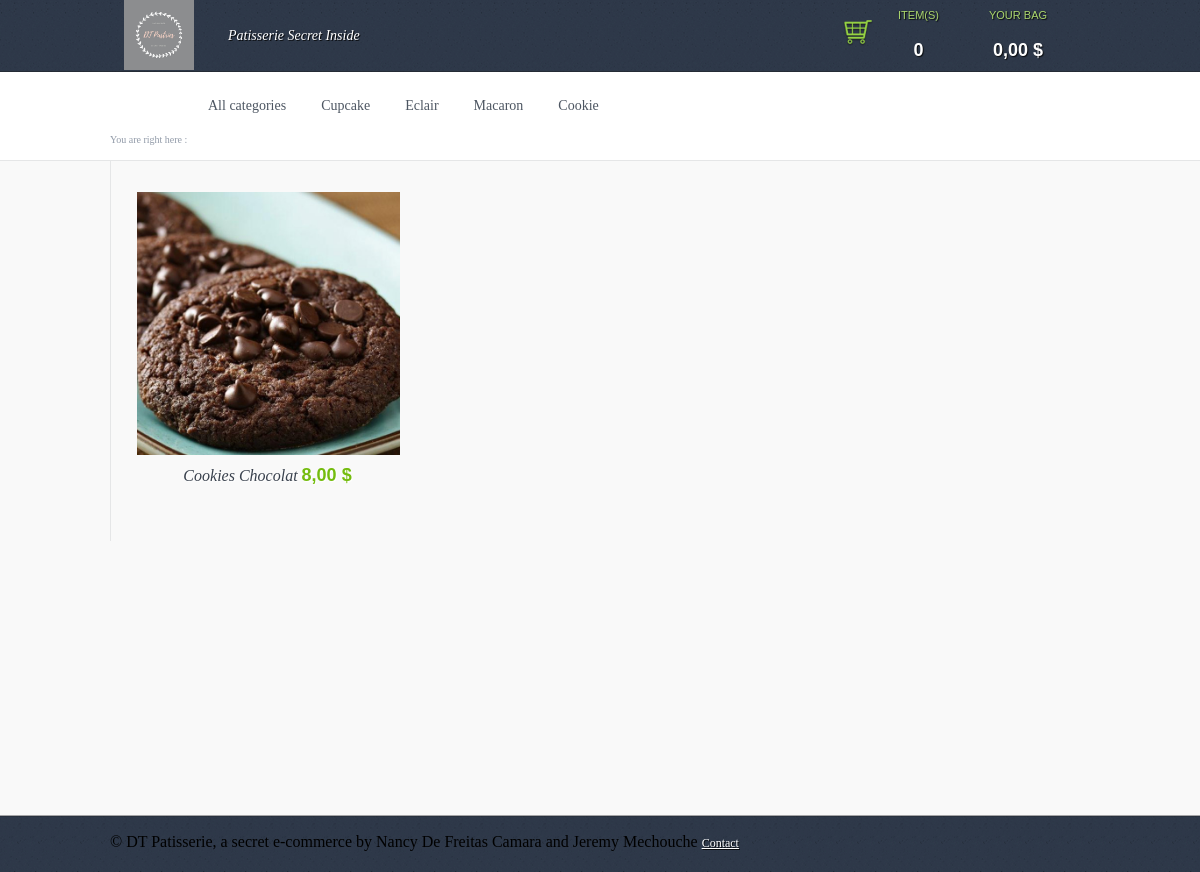
The page /category.php?id=4 on the database its author committed.
### tables this page shows
CREATE TABLE IF NOT EXISTS `category` (
  `id` int(11) NOT NULL AUTO_INCREMENT,
  `category` varchar(50) NOT NULL,
  PRIMARY KEY (`id`)
);

CREATE TABLE IF NOT EXISTS `products` (
  `id` int(11) NOT NULL AUTO_INCREMENT,
  `name` varchar(255) NOT NULL,
  `price` float NOT NULL DEFAULT '0',
  `id_category` int(2) NOT NULL,
  `stock_quantity` int(11) NOT NULL,
  PRIMARY KEY (`id`)
);

### db.class.php (called while the page is built, shortened)
<?php
class DB{
	private $host = 'localhost';
	private $username = 'root';
	private $password = 'Mechassault93';
	private $database = 'tuto';
	private $db;
	public function __construct($host = null, $username = null, $password = null, $database = null){
		try{
			$this->db = new PDO('mysql:host='.$this->host.';dbname='.$this->database, $this->username, $this->password, array(
					PDO::MYSQL_ATTR_INIT_COMMAND => 'SET NAMES UTF8',
					PDO::ATTR_ERRMODE => PDO::ERRMODE_WARNING
				));
		}catch(PDOException $e){
			die('<h1>Impossible de se connecter a la base de donnee</h1>');
		}
	}
	public function query($sql, $data = array()){
		$req =$this->db->prepare($sql);
		$req->execute($data);
		return $req->fetchAll(PDO::FETCH_OBJ);
	}
}

### category.php (the view, shortened to what this page needs)
<?php require 'header.php'; ?>
<div id="wrap">
    <div id="menu">
        <ul class="wrap">
            <li> <a href="/">All categories</a> </li>
            <?php
            $id = $_GET['id'];
            $categories = $DB->query('SELECT * FROM category');
            foreach ($categories as $key => $categorie) {
                ?>
                <li> <a href="category.php?id=<?php echo $categorie->id; ?>"><?php echo $categorie->category; ?></a> </li>
            <?php } ?>
        </ul>
    </div>
    <div id="ariane">
        <div class="wrap">
            You are right here : <?php echo $ariane; ?>
        </div>
    </div>
    <div id="main" class="clearfix">
        <div class="home">
            <div class="row">
                <div class="wrap">
                    <?php
                    $products = $DB->query('SELECT * FROM products WHERE id_category = ' . $id);
                    ?>
                    <?php foreach ($products as $product) { ?>
                        <div class="box">
                            <div class="product full">
                                <a href="#">
                                    <img style="width: 100%;" src="img/<?= $product->id; ?>.jpg">
                                </a>
                                <div class="description">
                                    <?= $product->name; ?>
                                    <a href="#" class="price"><?= number_format($product->price, 2, ',', ' '); ?> $</a>
                                </div>
                                <a class="add addPanier" href="addpanier.php?id=<?= $product->id; ?>">
                                </a>
                            </div>
                        </div>
                    <?php } ?>
                </div>
            </div>
        </div>
        <?php require 'footer.php'; ?>

### css/style.css (style rules this page uses)
html, body, div, span, applet, object, iframe, h1, h2, h3, h4, h5, h6, p, blockquote, pre, a, abbr, acronym, address, big, cite, code, del, dfn, em, img, ins, kbd, q, s, samp, small, strike, strong, sub, sup, tt, var, b, u, i, center, dl, dt, dd, ol, ul, li, fieldset, form, label, legend, table, caption, tbody, tfoot, thead, tr, th, td, article, aside, canvas, details, embed, figure, figcaption, footer, header, hgroup, menu, nav, output, ruby, section, summary, time, mark, audio, video { margin: 0; padding: 0; border: 0; font-size: 100%; font: inherit; vertical-align: baseline; }
body { line-height: 1; }
ol, ul { list-style: none; }
a img { border: none; }
.wrap { width: 980px; margin: 0 auto; }
#menu { background: #FFF; height: 38px; padding-top: 25px; }
#menu li { float: left; text-decoration: none; margin-right: 35px; }
#menu li a { font-size: 14px; color: #4d5662; text-decoration: none; text-shadow: 1px 1px 1px rgba(255, 255, 255, 0.8); }
#ariane { background: #FFF; font-size: 10px; color: #919aa8; padding-bottom: 15px; }
.home { background: #f9f9f9; }
.home .row { border-top: 1px solid #e5e6e7; height: 410px; }
.home .row .box { width: 300px; height: 350px; border-left: 1px solid #e5e6e7; padding-top: 30px; padding-left: 25px; float: left; }
.home .row .box .product { background: url("img/boxfull.png") no-repeat; width: 263px; height: 300px; position: relative; -webkit-transition-property: background; -moz-transition-property: background; -ms-transition-property: background; -o-transition-property: background; transition-property: background; -webkit-transition-duration: 2s; -moz-transition-duration: 2s; -ms-transition-duration: 2s; -o-transition-duration: 2s; transition-duration: 2s; -webkit-transition-delay: 2s; -moz-transition-delay: 2s; -ms-transition-delay: 2s; -o-transition-delay: 2s; transition-delay: 2s; }
.home .row .box .product a img { margin-left: 1px; margin-top: 1px; }
.home .row .box .product .description { font-size: 16px; color: #39414d; font-style: italic; text-align: center; padding-top: 8px; text-shadow: 1px 1px 1px white; }
.home .row .box .product .description a.price { font-family: 'Helvetica'; font-size: 18px; color: #74bc0e; font-weight: bold; font-style: normal; text-decoration: none; }
.home .row .box .product .add { background: url("img/sprites.png") no-repeat; background-position: 0 0; width: 43px; height: 44px; display: block; text-indent: -9898px; position: absolute; bottom: 25px; right: -13px; -webkit-transition: opacity 0.2s ease-in; }
* { margin: 0; padding: 0; }
html, body { height: 100%; }
#wrap { min-height: 100%; background: #F9F9F9; }
#main { overflow: auto; padding-bottom: 57px; }

### rows shown on the page
category: category "Cupcake"
category: category "Eclair"
category: category "Macaron"
category: category "Cookie"
products: name "Cookies Chocolat", price "8,00"

### other values the page prints
$panier->count() "0"
$panier->total() "0,00"
